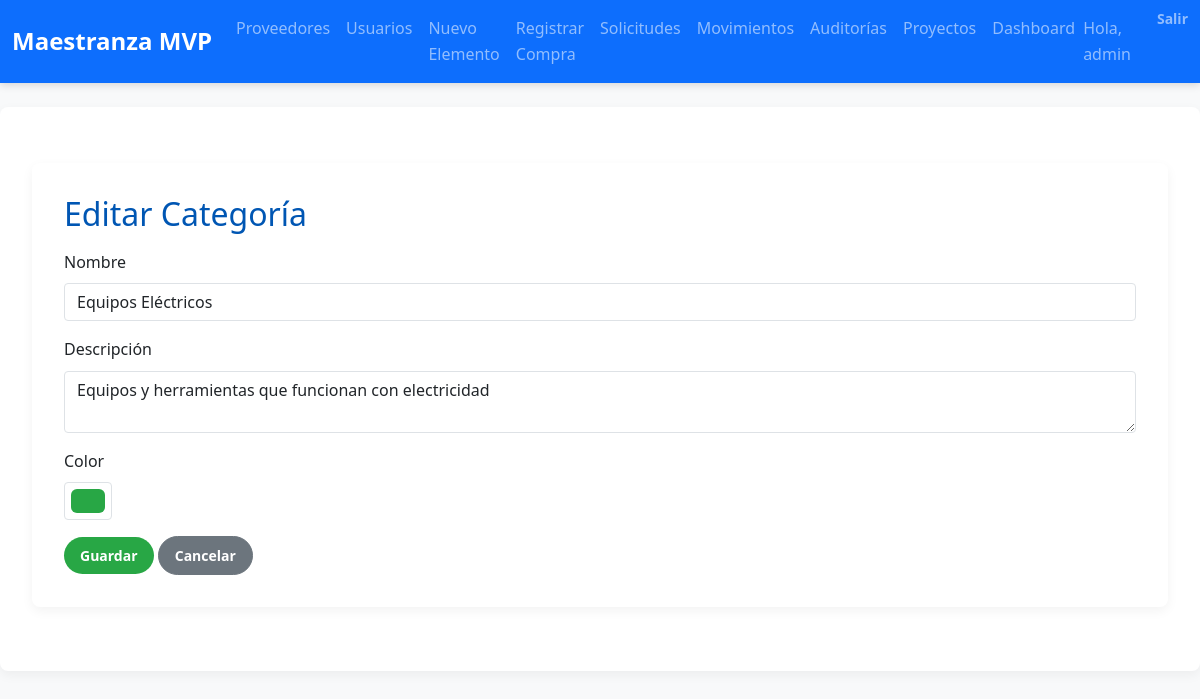
Screenshot of /categorias/2/editar/ (signed in) with the database file from the repository.
### inventario/models.py (models this page shows, shortened)
class Categoria(models.Model):
    nombre = models.CharField(max_length=50, unique=True)
    descripcion = models.TextField(blank=True)
    color = models.CharField(max_length=7, default='#007bff', help_text='Color en formato hexadecimal')
    class Meta:
        verbose_name_plural = "Categorías"
        ordering = ['nombre']

### inventario/decorators.py (the view)
        def wrapper(request, *args, **kwargs):
            user = request.user
            if user.is_authenticated and (
                user.is_superuser or
                user.groups.filter(name=role_name).exists()
            ):
                return view_func(request, *args, **kwargs)
            messages.error(request,
                "🚫 No tienes permiso para acceder a esta funcionalidad."
            )
            return redirect('inventario:index')

### inventario/context_processors.py (called while the page is built)
def role_flags(request):
    user = request.user
    return {
        'is_admin':    user.is_authenticated and user.is_superuser,
        'is_gestor':   user.is_authenticated and user.groups.filter(name='Gestor de Inventario').exists(),
        'is_comprador':user.is_authenticated and user.groups.filter(name='Comprador').exists(),
        'is_logistica':user.is_authenticated and user.groups.filter(name='Logística').exists(),
        'is_auditor':  user.is_authenticated and user.groups.filter(name='Auditor').exists(),
        'is_produccion':user.is_authenticated and user.groups.filter(name='Jefe de Producción').exists(),
        'is_gerente_proyecto':user.is_authenticated and user.groups.filter(name='Gerente de Proyectos').exists(),
        'is_usuario_final':user.is_authenticated and user.groups.filter(name='Usuario Final').exists(),
    }

### inventario/views.py (called while the page is built, shortened)
@login_required
@role_required('Gestor de Inventario')
def categoria_update(request, pk):
    categoria = get_object_or_404(Categoria, pk=pk)
    return render(request, 'inventario/categoria_form.html', {'categoria': categoria})

### inventario/templates/inventario/categoria_form.html (shortened to what this page needs)
{% extends 'inventario/base.html' %}
{% block content %}
<div class="container mt-4">
  <h2>{% if categoria %}Editar{% else %}Nueva{% endif %} Categoría</h2>
  <form method="post" class="mt-3">
    <div class="mb-3">
      <label for="nombre" class="form-label">Nombre</label>
      <input type="text" name="nombre" id="nombre" class="form-control" value="{{ categoria.nombre|default:'' }}" required>
    </div>
    <div class="mb-3">
      <label for="descripcion" class="form-label">Descripción</label>
      <textarea name="descripcion" id="descripcion" class="form-control">{{ categoria.descripcion|default:'' }}</textarea>
    </div>
    <div class="mb-3">
      <label for="color" class="form-label">Color</label>
      <input type="color" name="color" id="color" class="form-control form-control-color" value="{{ categoria.color|default:'#007bff' }}">
    </div>
    <button type="submit" class="btn btn-success">Guardar</button>
    <a href="{% url 'inventario:categoria_list' %}" class="btn btn-secondary">Cancelar</a>
  </form>
</div>
{% endblock %}

### inventario/templates/inventario/base.html (shortened to what this page needs)
{% load static %}
<!DOCTYPE html>
<html lang="es">
<head>
  <link
    href="https://cdn.jsdelivr.net/npm/bootstrap@5.3.2/dist/css/bootstrap.min.css"
    rel="stylesheet"
>
  <link
    href="https://cdnjs.cloudflare.com/ajax/libs/font-awesome/6.4.0/css/all.min.css"
    rel="stylesheet"
>
  <link rel="stylesheet" href="{% static 'inventario/css/styles.css' %}">
</head>
<body>
  <nav class="navbar navbar-expand-lg navbar-dark bg-primary">
    <div class="container-fluid">
      <a class="navbar-brand" href="{% url 'inventario:index' %}">Maestranza MVP</a>
      <div class="collapse navbar-collapse" id="navbarNav">
        <ul class="navbar-nav me-auto">
          {% if user.is_authenticated %}
            {% if is_admin %}
              <li class="nav-item"><a class="nav-link" href="{% url 'inventario:proveedor_list' %}">Proveedores</a></li>
              <li class="nav-item"><a class="nav-link" href="{% url 'inventario:usuario_list' %}">Usuarios</a></li>
              <li class="nav-item"><a class="nav-link" href="{% url 'inventario:elemento_create' %}">Nuevo Elemento</a></li>
              <li class="nav-item"><a class="nav-link" href="{% url 'inventario:recepcion_create' %}">Registrar Compra</a></li>
              <li class="nav-item"><a class="nav-link" href="{% url 'inventario:solicitud_list' %}">Solicitudes</a></li>
              <li class="nav-item"><a class="nav-link" href="{% url 'inventario:movimiento_list' %}">Movimientos</a></li>
              <li class="nav-item"><a class="nav-link" href="{% url 'inventario:auditoria_list' %}">Auditorías</a></li>
              <li class="nav-item"><a class="nav-link" href="{% url 'inventario:proyecto_list' %}">Proyectos</a></li>
              <li class="nav-item"><a class="nav-link" href="{% url 'inventario:dashboard_proyectos' %}">Dashboard</a></li>
            {% endif %}
          {% endif %}
        </ul>
        <ul class="navbar-nav">
          {% if user.is_authenticated %}
            <li class="nav-item navbar-text me-3">Hola, {{ user.username }}</li>
            <li class="nav-item">
              <form method="post" action="{% url 'logout' %}" class="d-inline">
                <button class="nav-link btn btn-link p-0">Salir</button>
              </form>
            </li>
          {% endif %}
        </ul>
      </div>
    </div>
  </nav>
  <div class="container mt-4">
    {% block content %}{% endblock %}
  </div>
</body>
</html>

### inventario/static/inventario/css/styles.css (style rules this page uses)
:root { --brand-primary: #0056b3; --brand-secondary: #6c757d; --brand-success: #28a745; --brand-warning: #ffc107; --brand-danger: #dc3545; --brand-info: #17a2b8; --light-bg: #f8f9fa; --dark-bg: #343a40; --text-base: #212529; --text-muted: #6c757d; --table-border: #dee2e6; --stripe-bg: rgba(0, 0, 0, 0.03); }
* { margin: 0; padding: 0; box-sizing: border-box; }
body { font-family: 'Segoe UI', Tahoma, Geneva, Verdana, sans-serif; background-color: var(--light-bg); color: var(--text-base); line-height: 1.6; }
.navbar { box-shadow: 0 2px 8px rgba(0, 0, 0, 0.15); }
.navbar-brand { font-weight: 700; font-size: 1.5rem; }
.nav-link { font-weight: 500; }
.container { max-width: 1200px; margin: 2rem auto; background: #fff; padding: 2rem; border-radius: 0.5rem; box-shadow: 0 4px 12px rgba(0, 0, 0, 0.05); }
h1, h2, h3 { color: var(--brand-primary); margin-bottom: 1rem; }
.btn { border-radius: 2rem; padding: 0.5rem 1rem; font-size: 0.875rem; font-weight: 600; transition: filter 0.2s ease; }
.btn-success { background-color: var(--brand-success); border: none; }
.form-control, .form-select { border-radius: 0.25rem; box-shadow: none; border: 1px solid var(--table-border); }

### rows the page displays
Categoria: nombre "Equipos Eléctricos", descripcion "Equipos y herramientas que funcionan con electricidad", color "#28a745"

### other values shown
{{ user.username }} "admin"
